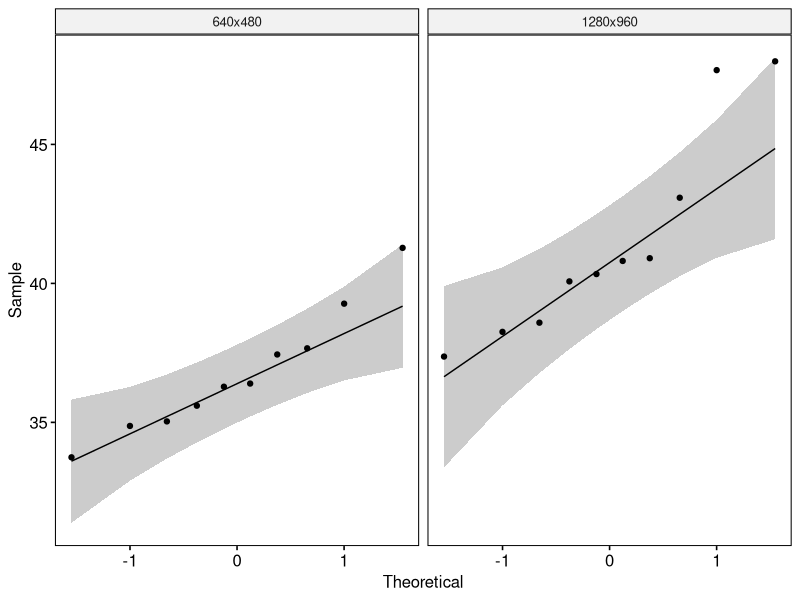
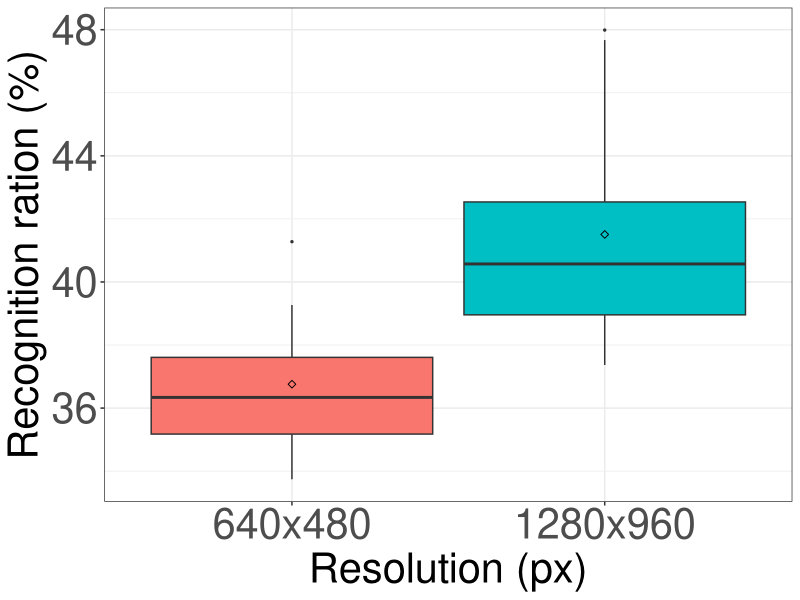

Here is the R script that generated these plots, in order:
## ---- chunk 1
if (!require('tidyverse')) install.packages('tidyverse', dependencies = TRUE); library('tidyverse')
if (!require('ggpubr')) install.packages('ggpubr', dependencies = TRUE); library('ggpubr')
if (!require('rstatix')) install.packages('rstatix', dependencies = TRUE); library('rstatix')
if (!require('ggplot2')) install.packages('ggplot2', dependencies = TRUE); library('ggplot2')
## ---- chunk 2
data <- read.csv(file = '../../raw_data/test_resolution/run_table.csv')
data <- subset(data, select = c(X__run_id, resolution, recognition_ratio))
data$resolution <- factor(data$resolution, levels = c("640x480", "1280x960"))
data$recognition_ratio <- as.numeric(data$recognition_ratio)
## ---- chunk 3
data %>%
  group_by(resolution) %>%
  get_summary_stats(recognition_ratio, type = "mean_sd")
## ---- chunk 4
pdf(file = "../../figures/resolution_effect/detection_ratio.pdf")

ggplot(data, aes(x = resolution, y = recognition_ratio, fill = resolution)) +
  theme_bw() + 
  geom_boxplot(width = 0.9, outlier.size = 0.5) + 
  stat_summary(fun = mean, color = 'black', geom = 'point', shape = 5, size = 1.5) +
  labs(x = "Resolution (px)", y = "Recognition ration (%)") +
  theme(legend.position = 'none') +
  theme(
    axis.title.x = element_text(size = 30, family = 'sans'),
    axis.title.y = element_text(size = 30, family = 'sans'),
    axis.text.x = element_text(size = 30, family = 'sans'),
    axis.text.y = element_text(size = 30, family = 'sans')
  )

dev.off()
## ---- chunk 5
data %>% 
  group_by(resolution) %>%
  identify_outliers(recognition_ratio)
## ---- chunk 6
ggqqplot(data, x = "recognition_ratio", facet.by = "resolution")
## ---- chunk 7
data %>%
  group_by(resolution) %>%
  shapiro_test(recognition_ratio)
## ---- chunk 8
data %>%
  t_test(recognition_ratio ~ resolution) %>%
  add_significance()
## ---- chunk 9
data %>%
  cohens_d(recognition_ratio ~ resolution)
